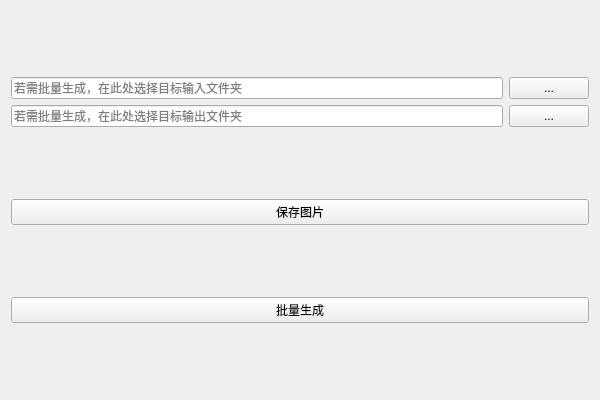
<?xml version="1.0" encoding="UTF-8"?>
<ui version="4.0">
 <class>Dialog</class>
 <widget class="QWidget" name="Dialog">
  <property name="geometry">
   <rect>
    <x>0</x>
    <y>0</y>
    <width>600</width>
    <height>400</height>
   </rect>
  </property>
  <property name="minimumSize">
   <size>
    <width>0</width>
    <height>0</height>
   </size>
  </property>
  <property name="maximumSize">
   <size>
    <width>16777215</width>
    <height>16777215</height>
   </size>
  </property>
  <property name="windowTitle">
   <string>图形处理工具</string>
  </property>
  <property name="windowIcon">
   <iconset>
    <normaloff>favicon.ico</normaloff>favicon.ico</iconset>
  </property>
  <layout class="QGridLayout" name="gridLayout_3">
   <item row="0" column="0">
    <layout class="QGridLayout" name="gridLayout_2">
     <item row="0" column="0">
      <layout class="QGridLayout" name="gridLayout">
       <item row="0" column="1">
        <widget class="QPushButton" name="InputFileButton">
         <property name="text">
          <string>...</string>
         </property>
        </widget>
       </item>
       <item row="1" column="1">
        <widget class="QPushButton" name="OutputFileButton">
         <property name="text">
          <string>...</string>
         </property>
        </widget>
       </item>
       <item row="0" column="0">
        <widget class="QLineEdit" name="InputAddress">
         <property name="placeholderText">
          <string>若需批量生成，在此处选择目标输入文件夹</string>
         </property>
        </widget>
       </item>
       <item row="1" column="0">
        <widget class="QLineEdit" name="OutputAddress">
         <property name="inputMask">
          <string/>
         </property>
         <property name="text">
          <string/>
         </property>
         <property name="placeholderText">
          <string>若需批量生成，在此处选择目标输出文件夹</string>
         </property>
        </widget>
       </item>
      </layout>
     </item>
     <item row="1" column="0">
      <layout class="QHBoxLayout" name="horizontalLayout"/>
     </item>
     <item row="4" column="0">
      <widget class="QPushButton" name="MakeSingleButton">
       <property name="text">
        <string>保存图片</string>
       </property>
      </widget>
     </item>
     <item row="5" column="0">
      <widget class="QPushButton" name="MakeMultipleButton">
       <property name="text">
        <string>批量生成</string>
       </property>
      </widget>
     </item>
    </layout>
   </item>
  </layout>
 </widget>
 <resources/>
 <connections/>
</ui>
